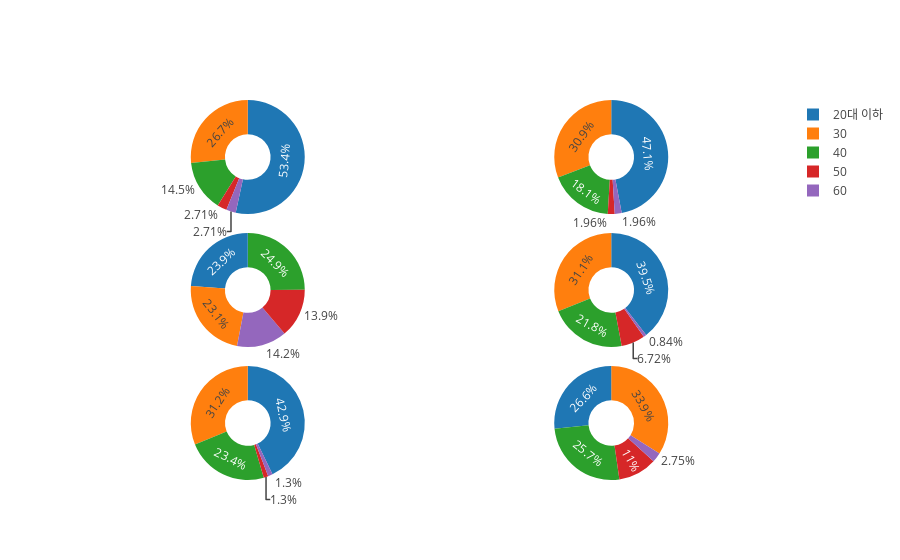

Write notebook code for a chart like this one.
### Code cell
label_age = ["20대 이하", "30", "40", "50", "60"]
pie_data = {
  "data": [
    {
      "values": m_console_age["2010"],
      "labels": label_age,
      "domain": {"x": [0, .48],
                "y" : [.70, 1]},
      "name": "2010",
      "hoverinfo":"label+percent+name",
      "hole": .4,
      "type": "pie"
    },     
    {
      "values": m_console_age["2011"],
      "labels": label_age,
      "domain": {"x" : [.52, 1],
                "y" : [.70, 1]},
      "name": "2011",
      "hoverinfo":"label+percent+name",
      "hole": .4,
      "type": "pie"
    },
    {
      "values": m_console_age["2012"],
      "labels": label_age,
      "domain": {"x" : [0, .48],
                "y" : [.35, .65]},
      "name": "2012",
      "hoverinfo":"label+percent+name",
      "hole": .4,
      "type": "pie"
    },
    {
      "values": m_console_age["2013"],
      "labels": label_age,
      "domain": {"x" : [.52, 1],
                "y" : [.35, .65]},
      "name": "2013",
      "hoverinfo":"label+percent+name",
      "hole": .4,
      "type": "pie"
    },
    {
      "values": m_console_age["2014"],
      "labels": label_age,
      "domain": {"x" : [0, .48],
                "y" : [0, .30]},
      "name": "2014",
      "hoverinfo":"label+percent+name",
      "hole": .4,
      "type": "pie"
    },
    {
      "values": m_console_age["2015"],
      "labels": label_age,
      "domain": {"x" : [.52, 1],
                "y" : [0, .30]},
      "name": "2015",
      "hoverinfo":"label+percent+name",
      "hole": .4,
      "type": "pie"
    }
  ]}

py.iplot(pie_data)

### Figure 1 — Plotly figure (JSON) as saved in the notebook; plotly's stock layout.template omitted (floating-point values rounded to 4 significant figures)
{"data": [{"domain": {"x": [0, 0.48], "y": [0.7, 1]}, "hole": 0.4, "hoverinfo": "label+percent+name", "labels": ["20대 이하", "30", "40", "50", "60"], "name": "2010", "type": "pie", "values": [118, 59, 32, 6, 6]}, {"domain": {"x": [0.52, 1], "y": [0.7, 1]}, "hole": 0.4, "hoverinfo": "label+percent+name", "labels": ["20대 이하", "30", "40", "50", "60"], "name": "2011", "type": "pie", "values": [96, 63, 37, 4, 4]}, {"domain": {"x": [0, 0.48], "y": [0.35, 0.65]}, "hole": 0.4, "hoverinfo": "label+percent+name", "labels": ["20대 이하", "30", "40", "50", "60"], "name": "2012", "type": "pie", "values": [91, 88, 95, 53, 54]}, {"domain": {"x": [0.52, 1], "y": [0.35, 0.65]}, "hole": 0.4, "hoverinfo": "label+percent+name", "labels": ["20대 이하", "30", "40", "50", "60"], "name": "2013", "type": "pie", "values": [47, 37, 26, 8, 1]}, {"domain": {"x": [0, 0.48], "y": [0, 0.3]}, "hole": 0.4, "hoverinfo": "label+percent+name", "labels": ["20대 이하", "30", "40", "50", "60"], "name": "2014", "type": "pie", "values": [33, 24, 18, 1, 1]}, {"domain": {"x": [0.52, 1], "y": [0, 0.3]}, "hole": 0.4, "hoverinfo": "label+percent+name", "labels": ["20대 이하", "30", "40", "50", "60"], "name": "2015", "type": "pie", "values": [29, 37, 28, 12, 3]}], "layout": {}}
